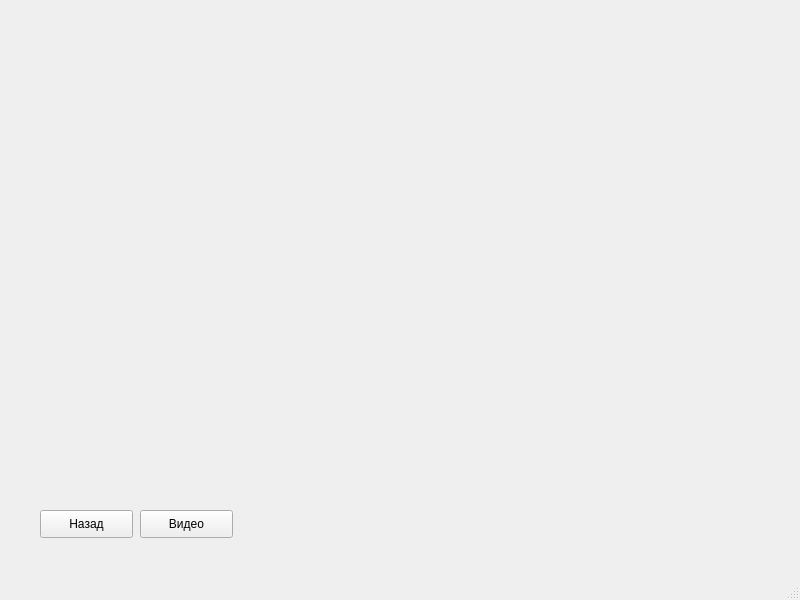
<?xml version="1.0" encoding="UTF-8"?>
<ui version="4.0">
 <class>info11</class>
 <widget class="QMainWindow" name="info11">
  <property name="geometry">
   <rect>
    <x>0</x>
    <y>0</y>
    <width>800</width>
    <height>600</height>
   </rect>
  </property>
  <property name="windowTitle">
   <string>MainWindow</string>
  </property>
  <widget class="QWidget" name="centralwidget">
   <widget class="QPushButton" name="pushButton_2">
    <property name="geometry">
     <rect>
      <x>40</x>
      <y>510</y>
      <width>93</width>
      <height>28</height>
     </rect>
    </property>
    <property name="font">
     <font>
      <pointsize>9</pointsize>
     </font>
    </property>
    <property name="text">
     <string>Назад</string>
    </property>
   </widget>
   <widget class="QPushButton" name="pushButton">
    <property name="geometry">
     <rect>
      <x>140</x>
      <y>510</y>
      <width>93</width>
      <height>28</height>
     </rect>
    </property>
    <property name="font">
     <font>
      <pointsize>9</pointsize>
     </font>
    </property>
    <property name="text">
     <string>Видео</string>
    </property>
   </widget>
   <widget class="QStackedWidget" name="stackedWidget">
    <property name="geometry">
     <rect>
      <x>40</x>
      <y>10</y>
      <width>731</width>
      <height>481</height>
     </rect>
    </property>
    <property name="currentIndex">
     <number>0</number>
    </property>
    <widget class="QWidget" name="page">
     <widget class="QLabel" name="pix">
      <property name="geometry">
       <rect>
        <x>20</x>
        <y>20</y>
        <width>671</width>
        <height>451</height>
       </rect>
      </property>
      <property name="text">
       <string/>
      </property>
     </widget>
    </widget>
    <widget class="QWidget" name="page_2">
     <widget class="QLabel" name="label">
      <property name="geometry">
       <rect>
        <x>40</x>
        <y>30</y>
        <width>581</width>
        <height>321</height>
       </rect>
      </property>
      <property name="text">
       <string/>
      </property>
     </widget>
    </widget>
   </widget>
  </widget>
  <widget class="QMenuBar" name="menubar">
   <property name="geometry">
    <rect>
     <x>0</x>
     <y>0</y>
     <width>800</width>
     <height>26</height>
    </rect>
   </property>
  </widget>
  <widget class="QStatusBar" name="statusbar"/>
 </widget>
 <resources/>
 <connections/>
</ui>
